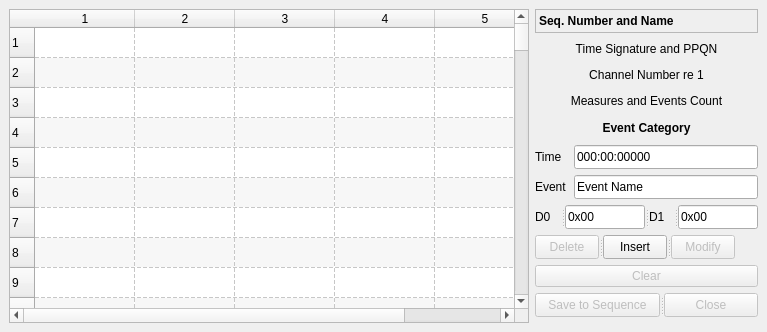
<?xml version="1.0" encoding="UTF-8"?>
<ui version="4.0">
 <class>qseqeventframe</class>
 <widget class="QFrame" name="qseqeventframe">
  <property name="geometry">
   <rect>
    <x>0</x>
    <y>0</y>
    <width>767</width>
    <height>332</height>
   </rect>
  </property>
  <property name="sizePolicy">
   <sizepolicy hsizetype="MinimumExpanding" vsizetype="MinimumExpanding">
    <horstretch>0</horstretch>
    <verstretch>0</verstretch>
   </sizepolicy>
  </property>
  <property name="windowTitle">
   <string>Events</string>
  </property>
  <widget class="QTableWidget" name="eventTableWidget">
   <property name="geometry">
    <rect>
     <x>9</x>
     <y>9</y>
     <width>520</width>
     <height>314</height>
    </rect>
   </property>
   <property name="sizePolicy">
    <sizepolicy hsizetype="MinimumExpanding" vsizetype="MinimumExpanding">
     <horstretch>0</horstretch>
     <verstretch>0</verstretch>
    </sizepolicy>
   </property>
   <property name="minimumSize">
    <size>
     <width>520</width>
     <height>200</height>
    </size>
   </property>
   <property name="sizeAdjustPolicy">
    <enum>QAbstractScrollArea::AdjustIgnored</enum>
   </property>
   <property name="alternatingRowColors">
    <bool>true</bool>
   </property>
   <property name="selectionBehavior">
    <enum>QAbstractItemView::SelectRows</enum>
   </property>
   <property name="gridStyle">
    <enum>Qt::DashLine</enum>
   </property>
   <property name="rowCount">
    <number>100</number>
   </property>
   <property name="columnCount">
    <number>5</number>
   </property>
   <row/>
   <row/>
   <row/>
   <row/>
   <row/>
   <row/>
   <row/>
   <row/>
   <row/>
   <row/>
   <row/>
   <row/>
   <row/>
   <row/>
   <row/>
   <row/>
   <row/>
   <row/>
   <row/>
   <row/>
   <row/>
   <row/>
   <row/>
   <row/>
   <row/>
   <row/>
   <row/>
   <row/>
   <row/>
   <row/>
   <row/>
   <row/>
   <row/>
   <row/>
   <row/>
   <row/>
   <row/>
   <row/>
   <row/>
   <row/>
   <row/>
   <row/>
   <row/>
   <row/>
   <row/>
   <row/>
   <row/>
   <row/>
   <row/>
   <row/>
   <row/>
   <row/>
   <row/>
   <row/>
   <row/>
   <row/>
   <row/>
   <row/>
   <row/>
   <row/>
   <row/>
   <row/>
   <row/>
   <row/>
   <row/>
   <row/>
   <row/>
   <row/>
   <row/>
   <row/>
   <row/>
   <row/>
   <row/>
   <row/>
   <row/>
   <row/>
   <row/>
   <row/>
   <row/>
   <row/>
   <row/>
   <row/>
   <row/>
   <row/>
   <row/>
   <row/>
   <row/>
   <row/>
   <row/>
   <row/>
   <row/>
   <row/>
   <row/>
   <row/>
   <row/>
   <row/>
   <row/>
   <row/>
   <row/>
   <row/>
   <column/>
   <column/>
   <column/>
   <column/>
   <column/>
  </widget>
  <widget class="QWidget" name="layoutWidget">
   <property name="geometry">
    <rect>
     <x>535</x>
     <y>9</y>
     <width>223</width>
     <height>314</height>
    </rect>
   </property>
   <layout class="QVBoxLayout" name="verticalLayout">
    <item>
     <widget class="QLabel" name="label_seq_name">
      <property name="minimumSize">
       <size>
        <width>0</width>
        <height>24</height>
       </size>
      </property>
      <property name="maximumSize">
       <size>
        <width>16777215</width>
        <height>24</height>
       </size>
      </property>
      <property name="font">
       <font>
        <weight>75</weight>
        <bold>true</bold>
       </font>
      </property>
      <property name="frameShape">
       <enum>QFrame::StyledPanel</enum>
      </property>
      <property name="frameShadow">
       <enum>QFrame::Sunken</enum>
      </property>
      <property name="text">
       <string>Seq. Number and Name</string>
      </property>
      <property name="alignment">
       <set>Qt::AlignLeading|Qt::AlignLeft|Qt::AlignVCenter</set>
      </property>
     </widget>
    </item>
    <item>
     <widget class="QLabel" name="label_time_sig">
      <property name="minimumSize">
       <size>
        <width>0</width>
        <height>20</height>
       </size>
      </property>
      <property name="maximumSize">
       <size>
        <width>16777215</width>
        <height>20</height>
       </size>
      </property>
      <property name="text">
       <string>Time Signature and PPQN</string>
      </property>
      <property name="alignment">
       <set>Qt::AlignCenter</set>
      </property>
     </widget>
    </item>
    <item>
     <widget class="QLabel" name="label_channel">
      <property name="minimumSize">
       <size>
        <width>0</width>
        <height>20</height>
       </size>
      </property>
      <property name="maximumSize">
       <size>
        <width>16777215</width>
        <height>20</height>
       </size>
      </property>
      <property name="text">
       <string>Channel Number re 1</string>
      </property>
      <property name="alignment">
       <set>Qt::AlignCenter</set>
      </property>
     </widget>
    </item>
    <item>
     <widget class="QLabel" name="label_measures_ev_count">
      <property name="minimumSize">
       <size>
        <width>0</width>
        <height>20</height>
       </size>
      </property>
      <property name="maximumSize">
       <size>
        <width>16777215</width>
        <height>20</height>
       </size>
      </property>
      <property name="text">
       <string>Measures and Events Count</string>
      </property>
      <property name="alignment">
       <set>Qt::AlignCenter</set>
      </property>
     </widget>
    </item>
    <item>
     <widget class="QLabel" name="label_category">
      <property name="minimumSize">
       <size>
        <width>0</width>
        <height>22</height>
       </size>
      </property>
      <property name="maximumSize">
       <size>
        <width>16777215</width>
        <height>22</height>
       </size>
      </property>
      <property name="font">
       <font>
        <weight>75</weight>
        <bold>true</bold>
       </font>
      </property>
      <property name="text">
       <string>Event Category</string>
      </property>
      <property name="alignment">
       <set>Qt::AlignCenter</set>
      </property>
     </widget>
    </item>
    <item>
     <layout class="QGridLayout" name="gridLayout">
      <item row="0" column="0">
       <widget class="QLabel" name="time_label">
        <property name="minimumSize">
         <size>
          <width>0</width>
          <height>24</height>
         </size>
        </property>
        <property name="maximumSize">
         <size>
          <width>16777215</width>
          <height>24</height>
         </size>
        </property>
        <property name="text">
         <string>Time  </string>
        </property>
       </widget>
      </item>
      <item row="0" column="1">
       <widget class="QLineEdit" name="entry_ev_timestamp">
        <property name="minimumSize">
         <size>
          <width>0</width>
          <height>24</height>
         </size>
        </property>
        <property name="maximumSize">
         <size>
          <width>16777215</width>
          <height>24</height>
         </size>
        </property>
        <property name="text">
         <string>000:00:00000</string>
        </property>
       </widget>
      </item>
      <item row="1" column="0">
       <widget class="QLabel" name="event_label">
        <property name="minimumSize">
         <size>
          <width>0</width>
          <height>24</height>
         </size>
        </property>
        <property name="maximumSize">
         <size>
          <width>16777215</width>
          <height>24</height>
         </size>
        </property>
        <property name="text">
         <string>Event</string>
        </property>
       </widget>
      </item>
      <item row="1" column="1">
       <widget class="QLineEdit" name="entry_ev_name">
        <property name="minimumSize">
         <size>
          <width>0</width>
          <height>24</height>
         </size>
        </property>
        <property name="maximumSize">
         <size>
          <width>16777215</width>
          <height>24</height>
         </size>
        </property>
        <property name="text">
         <string>Event Name</string>
        </property>
       </widget>
      </item>
     </layout>
    </item>
    <item>
     <widget class="QSplitter" name="data_byte_splitter">
      <property name="minimumSize">
       <size>
        <width>200</width>
        <height>0</height>
       </size>
      </property>
      <property name="maximumSize">
       <size>
        <width>16777215</width>
        <height>24</height>
       </size>
      </property>
      <property name="orientation">
       <enum>Qt::Horizontal</enum>
      </property>
      <widget class="QLabel" name="d0_label">
       <property name="minimumSize">
        <size>
         <width>0</width>
         <height>24</height>
        </size>
       </property>
       <property name="maximumSize">
        <size>
         <width>16777215</width>
         <height>24</height>
        </size>
       </property>
       <property name="text">
        <string>D0</string>
       </property>
      </widget>
      <widget class="QLineEdit" name="entry_ev_data_0">
       <property name="minimumSize">
        <size>
         <width>0</width>
         <height>24</height>
        </size>
       </property>
       <property name="maximumSize">
        <size>
         <width>80</width>
         <height>24</height>
        </size>
       </property>
       <property name="text">
        <string>0x00</string>
       </property>
      </widget>
      <widget class="QLabel" name="d1_label">
       <property name="minimumSize">
        <size>
         <width>0</width>
         <height>24</height>
        </size>
       </property>
       <property name="maximumSize">
        <size>
         <width>16777215</width>
         <height>24</height>
        </size>
       </property>
       <property name="text">
        <string>D1</string>
       </property>
      </widget>
      <widget class="QLineEdit" name="entry_ev_data_1">
       <property name="minimumSize">
        <size>
         <width>80</width>
         <height>24</height>
        </size>
       </property>
       <property name="maximumSize">
        <size>
         <width>80</width>
         <height>24</height>
        </size>
       </property>
       <property name="text">
        <string>0x00</string>
       </property>
      </widget>
     </widget>
    </item>
    <item>
     <widget class="QSplitter" name="del_ins_mod_splitter">
      <property name="maximumSize">
       <size>
        <width>200</width>
        <height>24</height>
       </size>
      </property>
      <property name="orientation">
       <enum>Qt::Horizontal</enum>
      </property>
      <widget class="QPushButton" name="button_del">
       <property name="enabled">
        <bool>false</bool>
       </property>
       <property name="minimumSize">
        <size>
         <width>0</width>
         <height>24</height>
        </size>
       </property>
       <property name="maximumSize">
        <size>
         <width>64</width>
         <height>24</height>
        </size>
       </property>
       <property name="text">
        <string>Delete</string>
       </property>
      </widget>
      <widget class="QPushButton" name="button_ins">
       <property name="enabled">
        <bool>true</bool>
       </property>
       <property name="minimumSize">
        <size>
         <width>0</width>
         <height>24</height>
        </size>
       </property>
       <property name="maximumSize">
        <size>
         <width>64</width>
         <height>24</height>
        </size>
       </property>
       <property name="text">
        <string>Insert</string>
       </property>
      </widget>
      <widget class="QPushButton" name="button_modify">
       <property name="enabled">
        <bool>false</bool>
       </property>
       <property name="minimumSize">
        <size>
         <width>0</width>
         <height>24</height>
        </size>
       </property>
       <property name="maximumSize">
        <size>
         <width>64</width>
         <height>24</height>
        </size>
       </property>
       <property name="text">
        <string>Modify</string>
       </property>
      </widget>
     </widget>
    </item>
    <item>
     <widget class="QPushButton" name="button_clear">
      <property name="enabled">
       <bool>false</bool>
      </property>
      <property name="text">
       <string>Clear</string>
      </property>
     </widget>
    </item>
    <item>
     <widget class="QSplitter" name="save_close_splitter">
      <property name="orientation">
       <enum>Qt::Horizontal</enum>
      </property>
      <widget class="QPushButton" name="button_save">
       <property name="enabled">
        <bool>false</bool>
       </property>
       <property name="minimumSize">
        <size>
         <width>0</width>
         <height>24</height>
        </size>
       </property>
       <property name="maximumSize">
        <size>
         <width>16777215</width>
         <height>24</height>
        </size>
       </property>
       <property name="text">
        <string>Save to Sequence</string>
       </property>
      </widget>
      <widget class="QPushButton" name="button_cancel">
       <property name="enabled">
        <bool>false</bool>
       </property>
       <property name="minimumSize">
        <size>
         <width>0</width>
         <height>24</height>
        </size>
       </property>
       <property name="maximumSize">
        <size>
         <width>16777215</width>
         <height>24</height>
        </size>
       </property>
       <property name="text">
        <string>Close</string>
       </property>
      </widget>
     </widget>
    </item>
   </layout>
  </widget>
 </widget>
 <resources/>
 <connections/>
</ui>
